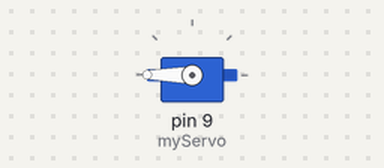
This sketch was run on a simulated Arduino Uno, built with avr-gcc and run on an emulated ATmega328P. On the bench: servo.

Above: at 0.05 s.
Timing chart, 0 to 4.6 s (numbered marks = the images above):
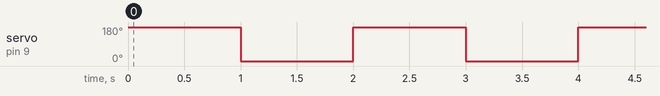

Measured:
- by itself, servo on pin 9 (myServo): alternates 180° for 1.0 s and 0° for 1.0 s

The sketch:

servo_sweep.ino
```cpp
#include <Servo.h>

Servo myServo; //servo object
int servoDelay = 1000; //This is how long it will wait before sending positioning commands
int servoMax = 180; //max value in degrees that we are allowing our servo to move
int servoMin = 0; //min value in degrees that we are allowing our servo to move

void setup() {
  // put your setup code here, to run once:
  myServo.attach(9);
}

void loop() {
  // put your main code here, to run repeatedly:
  //move the servo to its min position then wait 1 second
  //then move the servo to its max position and wait for one second
  myServo.write(servoMax);
  delay(servoDelay);
  myServo.write(servoMin);
  delay(servoDelay);
}
```
